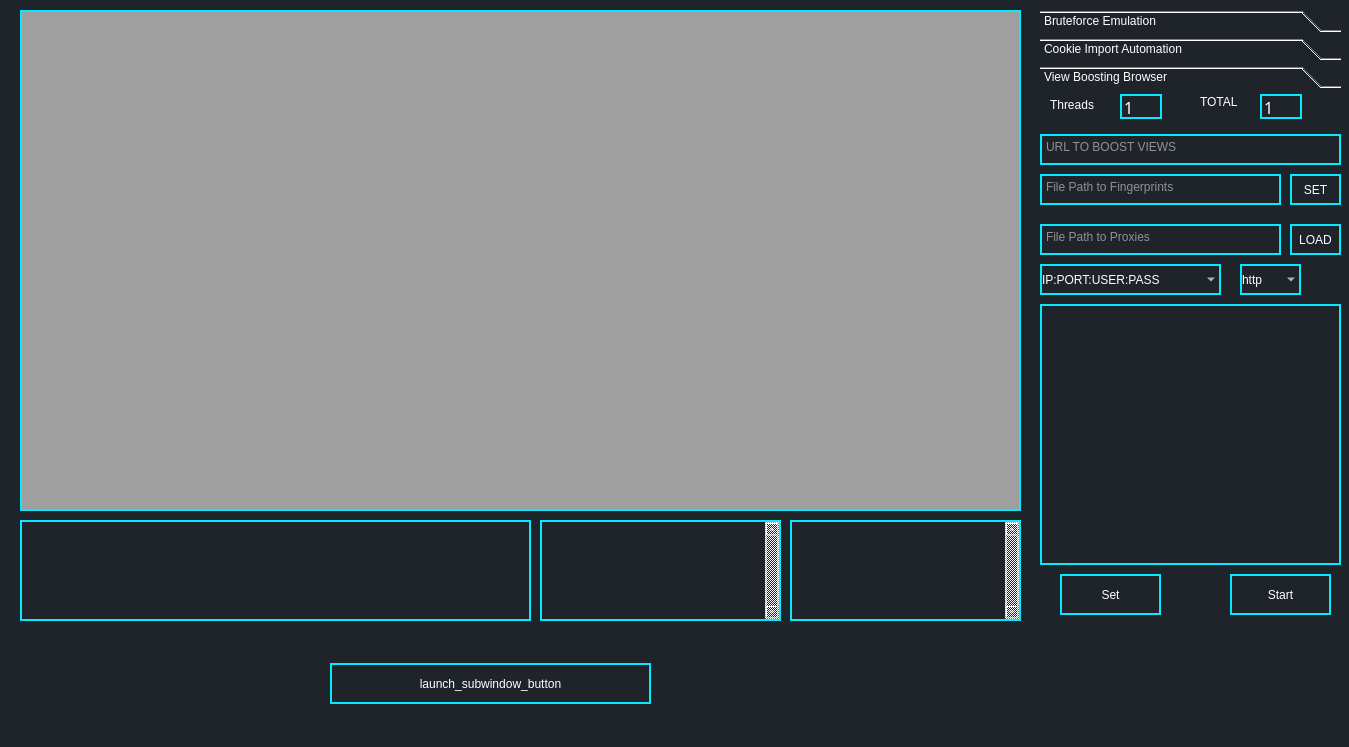
<?xml version="1.0" encoding="UTF-8"?>
<ui version="4.0">
 <class>MainWindow</class>
 <widget class="QMainWindow" name="MainWindow">
  <property name="geometry">
   <rect>
    <x>0</x>
    <y>0</y>
    <width>1349</width>
    <height>747</height>
   </rect>
  </property>
  <property name="windowTitle">
   <string>MainWindow</string>
  </property>
  <property name="styleSheet">
   <string notr="true">*{
	border: none;
	background-color: transparent;
	background: transparent;
	padding: 0;
	margin: 0;
	color: #fff;
}
#centralwidget{
	background-color: #1f232a;
}
#leftMenuSubContainer{
	background-color: #16191d;
}
#leftMenuSubContainer QPushButton{
	text-align: left;
	padding: 5px 10px;
	border-top-left-radius: 10px;
	border-bottom-left-radius: 10px;
}
#centerMenuSubContainer, #rightMenuSubContainer{
	background-color: #2c313c;
}
#frame_4, #frame_8, #popupNotificationSubContainer{
	background-color: #16191d;
	border-radius: 10px;
}
#headerContainer, #footerContainter{
	background-color: #2c313c;
}
</string>
  </property>
  <widget class="QWidget" name="centralwidget">
   <widget class="QFrame" name="browser_frame">
    <property name="geometry">
     <rect>
      <x>20</x>
      <y>10</y>
      <width>1001</width>
      <height>501</height>
     </rect>
    </property>
    <property name="mouseTracking">
     <bool>true</bool>
    </property>
    <property name="tabletTracking">
     <bool>true</bool>
    </property>
    <property name="focusPolicy">
     <enum>Qt::ClickFocus</enum>
    </property>
    <property name="contextMenuPolicy">
     <enum>Qt::CustomContextMenu</enum>
    </property>
    <property name="styleSheet">
     <string notr="true">QWidget {
    border: 2px solid rgb(5, 234, 255);
}</string>
    </property>
    <property name="frameShape">
     <enum>QFrame::StyledPanel</enum>
    </property>
    <property name="frameShadow">
     <enum>QFrame::Raised</enum>
    </property>
    <widget class="QMdiArea" name="mdiArea">
     <property name="geometry">
      <rect>
       <x>0</x>
       <y>0</y>
       <width>1001</width>
       <height>501</height>
      </rect>
     </property>
     <property name="activationOrder">
      <enum>QMdiArea::StackingOrder</enum>
     </property>
     <property name="viewMode">
      <enum>QMdiArea::SubWindowView</enum>
     </property>
     <property name="tabsClosable">
      <bool>true</bool>
     </property>
     <property name="tabsMovable">
      <bool>true</bool>
     </property>
     <property name="tabShape">
      <enum>QTabWidget::Rounded</enum>
     </property>
     <property name="tabPosition">
      <enum>QTabWidget::North</enum>
     </property>
     <widget class="QWidget" name="subwindow">
      <property name="windowTitle">
       <string>Subwindow</string>
      </property>
     </widget>
     <widget class="QWidget" name="subwindow_2">
      <property name="windowTitle">
       <string>Subwindow</string>
      </property>
     </widget>
     <widget class="QWidget" name="subwindow_3">
      <property name="windowTitle">
       <string>Subwindow</string>
      </property>
     </widget>
     <widget class="QWidget" name="subwindow_4">
      <property name="windowTitle">
       <string>Subwindow</string>
      </property>
     </widget>
     <widget class="QWidget" name="subwindow_5">
      <property name="windowTitle">
       <string>Subwindow</string>
      </property>
     </widget>
     <widget class="QWidget" name="subwindow_6">
      <property name="windowTitle">
       <string>Subwindow</string>
      </property>
     </widget>
     <widget class="QWidget" name="subwindow_7">
      <property name="windowTitle">
       <string>Subwindow</string>
      </property>
     </widget>
    </widget>
   </widget>
   <widget class="QFrame" name="console_frame">
    <property name="geometry">
     <rect>
      <x>20</x>
      <y>520</y>
      <width>511</width>
      <height>101</height>
     </rect>
    </property>
    <property name="styleSheet">
     <string notr="true">QWidget {
    border: 2px solid rgb(5, 234, 255);
}</string>
    </property>
    <property name="frameShape">
     <enum>QFrame::StyledPanel</enum>
    </property>
    <property name="frameShadow">
     <enum>QFrame::Raised</enum>
    </property>
   </widget>
   <widget class="BreadcrumbBar" name="BreadcrumbBar" native="true">
    <property name="geometry">
     <rect>
      <x>20</x>
      <y>650</y>
      <width>171</width>
      <height>19</height>
     </rect>
    </property>
   </widget>
   <widget class="QToolBox" name="toolBox">
    <property name="geometry">
     <rect>
      <x>1040</x>
      <y>10</y>
      <width>301</width>
      <height>621</height>
     </rect>
    </property>
    <property name="autoFillBackground">
     <bool>false</bool>
    </property>
    <property name="styleSheet">
     <string notr="true">font: 12pt &quot;HACKED&quot;;</string>
    </property>
    <property name="frameShape">
     <enum>QFrame::WinPanel</enum>
    </property>
    <property name="frameShadow">
     <enum>QFrame::Raised</enum>
    </property>
    <property name="currentIndex">
     <number>2</number>
    </property>
    <widget class="QWidget" name="bruteforce_page">
     <property name="geometry">
      <rect>
       <x>0</x>
       <y>0</y>
       <width>301</width>
       <height>531</height>
      </rect>
     </property>
     <attribute name="label">
      <string>Bruteforce Emulation</string>
     </attribute>
     <widget class="QFrame" name="frame_2">
      <property name="geometry">
       <rect>
        <x>90</x>
        <y>290</y>
        <width>191</width>
        <height>241</height>
       </rect>
      </property>
      <property name="styleSheet">
       <string notr="true">QWidget {
    border: 2px solid rgb(5, 234, 255);
}</string>
      </property>
      <property name="frameShape">
       <enum>QFrame::StyledPanel</enum>
      </property>
      <property name="frameShadow">
       <enum>QFrame::Raised</enum>
      </property>
      <widget class="QTextEdit" name="combolist_text_edit">
       <property name="geometry">
        <rect>
         <x>0</x>
         <y>0</y>
         <width>261</width>
         <height>241</height>
        </rect>
       </property>
      </widget>
     </widget>
     <widget class="QTextEdit" name="password_text_edit">
      <property name="enabled">
       <bool>true</bool>
      </property>
      <property name="geometry">
       <rect>
        <x>0</x>
        <y>100</y>
        <width>181</width>
        <height>31</height>
       </rect>
      </property>
      <property name="styleSheet">
       <string notr="true">QTextEdit {
    border: 2px solid rgb(5, 234, 255);
}</string>
      </property>
      <property name="placeholderText">
       <string>Password Element Value</string>
      </property>
     </widget>
     <widget class="HyperlinkButton" name="start_hyperlink_button">
      <property name="geometry">
       <rect>
        <x>20</x>
        <y>250</y>
        <width>81</width>
        <height>31</height>
       </rect>
      </property>
      <property name="styleSheet">
       <string notr="true">QPushButton {
    background-color: rgb(5, 234, 255);
    color: white;
    border: none;
    padding: 8px 16px;
    font-size: 14px;
    border-radius: 4px;
}

QPushButton:hover {
    background-color: rgb(0, 204, 255);
}

QPushButton:pressed {
    background-color: rgb(0, 153, 204);
}</string>
      </property>
      <property name="text">
       <string>Start</string>
      </property>
     </widget>
     <widget class="QComboBox" name="continue_tool_button">
      <property name="geometry">
       <rect>
        <x>190</x>
        <y>150</y>
        <width>101</width>
        <height>31</height>
       </rect>
      </property>
      <property name="styleSheet">
       <string notr="true"/>
      </property>
      <item>
       <property name="text">
        <string>Element ID</string>
       </property>
      </item>
      <item>
       <property name="text">
        <string>X Path</string>
       </property>
      </item>
      <item>
       <property name="text">
        <string>ID</string>
       </property>
      </item>
      <item>
       <property name="text">
        <string>Class</string>
       </property>
      </item>
     </widget>
     <widget class="QComboBox" name="password_dropdown_tool_button">
      <property name="geometry">
       <rect>
        <x>190</x>
        <y>100</y>
        <width>101</width>
        <height>31</height>
       </rect>
      </property>
      <property name="styleSheet">
       <string notr="true"/>
      </property>
      <item>
       <property name="text">
        <string>Element ID</string>
       </property>
      </item>
      <item>
       <property name="text">
        <string>X Path</string>
       </property>
      </item>
      <item>
       <property name="text">
        <string>ID</string>
       </property>
      </item>
      <item>
       <property name="text">
        <string>Class</string>
       </property>
      </item>
     </widget>
     <widget class="QTextEdit" name="username_text_edit">
      <property name="enabled">
       <bool>true</bool>
      </property>
      <property name="geometry">
       <rect>
        <x>0</x>
        <y>50</y>
        <width>181</width>
        <height>31</height>
       </rect>
      </property>
      <property name="styleSheet">
       <string notr="true">QTextEdit {
    border: 2px solid rgb(5, 234, 255);
}</string>
      </property>
      <property name="placeholderText">
       <string>Username Element Value</string>
      </property>
     </widget>
     <widget class="QTextEdit" name="website_text_edit">
      <property name="geometry">
       <rect>
        <x>0</x>
        <y>0</y>
        <width>181</width>
        <height>31</height>
       </rect>
      </property>
      <property name="styleSheet">
       <string notr="true">QTextEdit {
    border: 2px solid rgb(5, 234, 255);
}</string>
      </property>
      <property name="verticalScrollBarPolicy">
       <enum>Qt::ScrollBarAlwaysOff</enum>
      </property>
      <property name="horizontalScrollBarPolicy">
       <enum>Qt::ScrollBarAlwaysOff</enum>
      </property>
      <property name="lineWrapMode">
       <enum>QTextEdit::NoWrap</enum>
      </property>
      <property name="placeholderText">
       <string>Website URL with HTTPS://</string>
      </property>
     </widget>
     <widget class="QTextEdit" name="continue_text_edit">
      <property name="enabled">
       <bool>true</bool>
      </property>
      <property name="geometry">
       <rect>
        <x>0</x>
        <y>150</y>
        <width>181</width>
        <height>31</height>
       </rect>
      </property>
      <property name="styleSheet">
       <string notr="true">QTextEdit {
    border: 2px solid rgb(5, 234, 255);
}</string>
      </property>
      <property name="placeholderText">
       <string>Continue Button Element Value</string>
      </property>
     </widget>
     <widget class="QTextEdit" name="signin_button_text_edit">
      <property name="enabled">
       <bool>true</bool>
      </property>
      <property name="geometry">
       <rect>
        <x>0</x>
        <y>200</y>
        <width>181</width>
        <height>31</height>
       </rect>
      </property>
      <property name="styleSheet">
       <string notr="true">QTextEdit {
    border: 2px solid rgb(5, 234, 255);
}</string>
      </property>
      <property name="placeholderText">
       <string>Signin Element Value</string>
      </property>
     </widget>
     <widget class="HyperlinkButton" name="save_hyperlink_button">
      <property name="geometry">
       <rect>
        <x>200</x>
        <y>250</y>
        <width>81</width>
        <height>31</height>
       </rect>
      </property>
      <property name="styleSheet">
       <string notr="true">QPushButton {
    background-color: rgb(5, 234, 255);
    color: white;
    border: none;
    padding: 8px 16px;
    font-size: 14px;
    border-radius: 4px;
}

QPushButton:hover {
    background-color: rgb(0, 204, 255);
}

QPushButton:pressed {
    background-color: rgb(0, 153, 204);
}</string>
      </property>
      <property name="text">
       <string>Save</string>
      </property>
     </widget>
     <widget class="QComboBox" name="signin_dropdown_tool_button_2">
      <property name="geometry">
       <rect>
        <x>190</x>
        <y>200</y>
        <width>101</width>
        <height>31</height>
       </rect>
      </property>
      <property name="styleSheet">
       <string notr="true"/>
      </property>
      <item>
       <property name="text">
        <string>Element ID</string>
       </property>
      </item>
      <item>
       <property name="text">
        <string>X Path</string>
       </property>
      </item>
      <item>
       <property name="text">
        <string>ID</string>
       </property>
      </item>
      <item>
       <property name="text">
        <string>Class</string>
       </property>
      </item>
     </widget>
     <widget class="HyperlinkButton" name="stop_hyperlink_button">
      <property name="geometry">
       <rect>
        <x>110</x>
        <y>250</y>
        <width>81</width>
        <height>31</height>
       </rect>
      </property>
      <property name="styleSheet">
       <string notr="true">QPushButton {
    background-color: rgb(5, 234, 255);
    color: white;
    border: none;
    padding: 8px 16px;
    font-size: 14px;
    border-radius: 4px;
}

QPushButton:hover {
    background-color: rgb(0, 204, 255);
}

QPushButton:pressed {
    background-color: rgb(0, 153, 204);
}</string>
      </property>
      <property name="text">
       <string>Stop</string>
      </property>
     </widget>
     <widget class="QComboBox" name="username_dropdown_button">
      <property name="geometry">
       <rect>
        <x>190</x>
        <y>50</y>
        <width>101</width>
        <height>31</height>
       </rect>
      </property>
      <property name="styleSheet">
       <string notr="true"/>
      </property>
      <item>
       <property name="text">
        <string>Element ID</string>
       </property>
      </item>
      <item>
       <property name="text">
        <string>X Path</string>
       </property>
      </item>
      <item>
       <property name="text">
        <string>ID</string>
       </property>
      </item>
      <item>
       <property name="text">
        <string>Class</string>
       </property>
      </item>
     </widget>
     <widget class="QPushButton" name="load_combolist_button">
      <property name="geometry">
       <rect>
        <x>90</x>
        <y>540</y>
        <width>231</width>
        <height>24</height>
       </rect>
      </property>
      <property name="text">
       <string>Load Combo List For Bruteforce</string>
      </property>
     </widget>
     <widget class="QPushButton" name="goto_website_button">
      <property name="geometry">
       <rect>
        <x>190</x>
        <y>0</y>
        <width>80</width>
        <height>24</height>
       </rect>
      </property>
      <property name="styleSheet">
       <string notr="true">border: 2px solid rgb(5, 234, 255);
</string>
      </property>
      <property name="text">
       <string>Go-to Site</string>
      </property>
     </widget>
     <widget class="QSpinBox" name="spinBox">
      <property name="geometry">
       <rect>
        <x>20</x>
        <y>300</y>
        <width>61</width>
        <height>25</height>
       </rect>
      </property>
      <property name="styleSheet">
       <string notr="true">border-color: rgb(0, 255, 0);</string>
      </property>
     </widget>
     <widget class="QSpinBox" name="spinBox_2">
      <property name="geometry">
       <rect>
        <x>20</x>
        <y>330</y>
        <width>61</width>
        <height>25</height>
       </rect>
      </property>
      <property name="styleSheet">
       <string notr="true">border-color: rgb(0, 255, 0);</string>
      </property>
     </widget>
     <widget class="QSpinBox" name="spinBox_3">
      <property name="geometry">
       <rect>
        <x>20</x>
        <y>360</y>
        <width>61</width>
        <height>25</height>
       </rect>
      </property>
      <property name="styleSheet">
       <string notr="true">border-color: rgb(0, 255, 0);</string>
      </property>
     </widget>
    </widget>
    <widget class="QWidget" name="cookie_page">
     <property name="geometry">
      <rect>
       <x>0</x>
       <y>0</y>
       <width>301</width>
       <height>531</height>
      </rect>
     </property>
     <attribute name="label">
      <string>Cookie Import Automation</string>
     </attribute>
     <widget class="QTextEdit" name="cookie_url_text_edit">
      <property name="geometry">
       <rect>
        <x>10</x>
        <y>0</y>
        <width>271</width>
        <height>31</height>
       </rect>
      </property>
      <property name="styleSheet">
       <string notr="true">QWidget {
    border: 2px solid rgb(5, 234, 255);
}</string>
      </property>
      <property name="frameShape">
       <enum>QFrame::Box</enum>
      </property>
      <property name="frameShadow">
       <enum>QFrame::Raised</enum>
      </property>
      <property name="lineWidth">
       <number>6</number>
      </property>
      <property name="placeholderText">
       <string>URL Login</string>
      </property>
     </widget>
     <widget class="EditableComboBox" name="UserAgentComboBox">
      <property name="geometry">
       <rect>
        <x>10</x>
        <y>470</y>
        <width>291</width>
        <height>33</height>
       </rect>
      </property>
      <property name="placeholderText">
       <string>User Agent To Import</string>
      </property>
     </widget>
     <widget class="QFrame" name="cookie_automation_stats_frame">
      <property name="geometry">
       <rect>
        <x>10</x>
        <y>220</y>
        <width>281</width>
        <height>181</height>
       </rect>
      </property>
      <property name="styleSheet">
       <string notr="true">QWidget {
    border: 2px solid rgb(5, 234, 255);
}</string>
      </property>
      <property name="frameShape">
       <enum>QFrame::StyledPanel</enum>
      </property>
      <property name="frameShadow">
       <enum>QFrame::Raised</enum>
      </property>
     </widget>
     <widget class="QPushButton" name="cookie_start_button">
      <property name="geometry">
       <rect>
        <x>110</x>
        <y>530</y>
        <width>75</width>
        <height>31</height>
       </rect>
      </property>
      <property name="styleSheet">
       <string notr="true">QWidget {
    border: 2px solid rgb(5, 234, 255);
}</string>
      </property>
      <property name="text">
       <string>Start</string>
      </property>
     </widget>
    </widget>
    <widget class="QWidget" name="page">
     <attribute name="label">
      <string>View Boosting Browser</string>
     </attribute>
     <widget class="QTextEdit" name="view_boost_url_target_textEdit">
      <property name="geometry">
       <rect>
        <x>0</x>
        <y>40</y>
        <width>301</width>
        <height>31</height>
       </rect>
      </property>
      <property name="autoFillBackground">
       <bool>false</bool>
      </property>
      <property name="styleSheet">
       <string notr="true">    border: 2px solid rgb(5, 234, 255);
font: 10pt &quot;Arial&quot;;</string>
      </property>
      <property name="inputMethodHints">
       <set>Qt::ImhUrlCharactersOnly</set>
      </property>
      <property name="frameShape">
       <enum>QFrame::Box</enum>
      </property>
      <property name="frameShadow">
       <enum>QFrame::Raised</enum>
      </property>
      <property name="lineWidth">
       <number>5</number>
      </property>
      <property name="verticalScrollBarPolicy">
       <enum>Qt::ScrollBarAlwaysOff</enum>
      </property>
      <property name="horizontalScrollBarPolicy">
       <enum>Qt::ScrollBarAlwaysOff</enum>
      </property>
      <property name="placeholderText">
       <string>URL TO BOOST VIEWS</string>
      </property>
     </widget>
     <widget class="QTextEdit" name="view_boost_fingerprint_textedit">
      <property name="geometry">
       <rect>
        <x>0</x>
        <y>80</y>
        <width>241</width>
        <height>31</height>
       </rect>
      </property>
      <property name="styleSheet">
       <string notr="true">    border: 2px solid rgb(5, 234, 255);
font: 10pt &quot;Arial&quot;;</string>
      </property>
      <property name="verticalScrollBarPolicy">
       <enum>Qt::ScrollBarAlwaysOff</enum>
      </property>
      <property name="horizontalScrollBarPolicy">
       <enum>Qt::ScrollBarAlwaysOff</enum>
      </property>
      <property name="placeholderText">
       <string>File Path to Fingerprints</string>
      </property>
     </widget>
     <widget class="QTextEdit" name="view_boost_proxy_file_textedit">
      <property name="geometry">
       <rect>
        <x>0</x>
        <y>130</y>
        <width>241</width>
        <height>31</height>
       </rect>
      </property>
      <property name="styleSheet">
       <string notr="true">    border: 2px solid rgb(5, 234, 255);
font: 10pt &quot;Arial&quot;;</string>
      </property>
      <property name="verticalScrollBarPolicy">
       <enum>Qt::ScrollBarAlwaysOff</enum>
      </property>
      <property name="horizontalScrollBarPolicy">
       <enum>Qt::ScrollBarAlwaysOff</enum>
      </property>
      <property name="placeholderText">
       <string>File Path to Proxies</string>
      </property>
     </widget>
     <widget class="QComboBox" name="view_boost_proxy_type_comboBox">
      <property name="geometry">
       <rect>
        <x>200</x>
        <y>170</y>
        <width>61</width>
        <height>31</height>
       </rect>
      </property>
      <property name="styleSheet">
       <string notr="true">    border: 2px solid rgb(5, 234, 255);
font: 10pt &quot;Arial&quot;;</string>
      </property>
      <item>
       <property name="text">
        <string>http</string>
       </property>
      </item>
      <item>
       <property name="text">
        <string>socks5</string>
       </property>
      </item>
     </widget>
     <widget class="QComboBox" name="view_boost_proxy_format_comboBox">
      <property name="geometry">
       <rect>
        <x>0</x>
        <y>170</y>
        <width>181</width>
        <height>31</height>
       </rect>
      </property>
      <property name="styleSheet">
       <string notr="true">    border: 2px solid rgb(5, 234, 255);
font: 10pt &quot;Arial&quot;;</string>
      </property>
      <item>
       <property name="text">
        <string>IP:PORT:USER:PASS</string>
       </property>
      </item>
      <item>
       <property name="text">
        <string>IP:PORT@USER:PASS</string>
       </property>
      </item>
      <item>
       <property name="text">
        <string>USER:PASS@IP:PORT</string>
       </property>
      </item>
      <item>
       <property name="text">
        <string>USER:PASS:IP:PORT</string>
       </property>
      </item>
     </widget>
     <widget class="QSpinBox" name="view_boost_threads_spinbox">
      <property name="geometry">
       <rect>
        <x>80</x>
        <y>0</y>
        <width>42</width>
        <height>25</height>
       </rect>
      </property>
      <property name="font">
       <font>
        <family>HACKED</family>
        <pointsize>12</pointsize>
        <italic>false</italic>
        <bold>false</bold>
       </font>
      </property>
      <property name="styleSheet">
       <string notr="true">    border: 2px solid rgb(5, 234, 255);
</string>
      </property>
      <property name="minimum">
       <number>1</number>
      </property>
      <property name="maximum">
       <number>100</number>
      </property>
     </widget>
     <widget class="QLabel" name="label">
      <property name="geometry">
       <rect>
        <x>10</x>
        <y>0</y>
        <width>51</width>
        <height>21</height>
       </rect>
      </property>
      <property name="text">
       <string>Threads</string>
      </property>
     </widget>
     <widget class="QPushButton" name="view_boost_start_button">
      <property name="geometry">
       <rect>
        <x>190</x>
        <y>480</y>
        <width>101</width>
        <height>41</height>
       </rect>
      </property>
      <property name="styleSheet">
       <string notr="true">    border: 2px solid rgb(5, 234, 255);
font: 14pt &quot;Arial&quot;;</string>
      </property>
      <property name="text">
       <string>Start</string>
      </property>
     </widget>
     <widget class="QPushButton" name="view_boost_proxy_load_pushButton">
      <property name="geometry">
       <rect>
        <x>250</x>
        <y>130</y>
        <width>51</width>
        <height>31</height>
       </rect>
      </property>
      <property name="styleSheet">
       <string notr="true">    border: 2px solid rgb(5, 234, 255);
font: 10pt &quot;Arial&quot;;</string>
      </property>
      <property name="text">
       <string>LOAD</string>
      </property>
     </widget>
     <widget class="QTextEdit" name="view_boost_console_textedit">
      <property name="geometry">
       <rect>
        <x>0</x>
        <y>210</y>
        <width>301</width>
        <height>261</height>
       </rect>
      </property>
      <property name="styleSheet">
       <string notr="true">    border: 2px solid rgb(5, 234, 255);
font: 10pt &quot;Arial&quot;;</string>
      </property>
     </widget>
     <widget class="QPushButton" name="view_boost_fingerprint_set_button">
      <property name="geometry">
       <rect>
        <x>250</x>
        <y>80</y>
        <width>51</width>
        <height>31</height>
       </rect>
      </property>
      <property name="styleSheet">
       <string notr="true">    border: 2px solid rgb(5, 234, 255);
font: 10pt &quot;Arial&quot;;</string>
      </property>
      <property name="text">
       <string>SET</string>
      </property>
     </widget>
     <widget class="QSpinBox" name="view_boost_target_number_spinbox">
      <property name="geometry">
       <rect>
        <x>220</x>
        <y>0</y>
        <width>42</width>
        <height>25</height>
       </rect>
      </property>
      <property name="font">
       <font>
        <family>HACKED</family>
        <pointsize>12</pointsize>
        <italic>false</italic>
        <bold>false</bold>
       </font>
      </property>
      <property name="styleSheet">
       <string notr="true">    border: 2px solid rgb(5, 234, 255);
</string>
      </property>
      <property name="minimum">
       <number>1</number>
      </property>
      <property name="maximum">
       <number>9999</number>
      </property>
     </widget>
     <widget class="QLabel" name="label_2">
      <property name="geometry">
       <rect>
        <x>160</x>
        <y>0</y>
        <width>49</width>
        <height>16</height>
       </rect>
      </property>
      <property name="text">
       <string>TOTAL</string>
      </property>
     </widget>
     <widget class="QPushButton" name="view_boost_set_button">
      <property name="geometry">
       <rect>
        <x>20</x>
        <y>480</y>
        <width>101</width>
        <height>41</height>
       </rect>
      </property>
      <property name="styleSheet">
       <string notr="true">    border: 2px solid rgb(5, 234, 255);
font: 14pt &quot;Arial&quot;;</string>
      </property>
      <property name="text">
       <string>Set</string>
      </property>
     </widget>
    </widget>
   </widget>
   <widget class="QTextEdit" name="browser_network_stats_text_edit">
    <property name="geometry">
     <rect>
      <x>540</x>
      <y>520</y>
      <width>241</width>
      <height>101</height>
     </rect>
    </property>
    <property name="styleSheet">
     <string notr="true">QWidget {
    border: 2px solid rgb(5, 234, 255);
}
</string>
    </property>
    <property name="frameShadow">
     <enum>QFrame::Raised</enum>
    </property>
    <property name="lineWidth">
     <number>16</number>
    </property>
    <property name="midLineWidth">
     <number>14</number>
    </property>
    <property name="verticalScrollBarPolicy">
     <enum>Qt::ScrollBarAlwaysOn</enum>
    </property>
   </widget>
   <widget class="QTextEdit" name="browser_customized_settings_text_edit">
    <property name="geometry">
     <rect>
      <x>790</x>
      <y>520</y>
      <width>231</width>
      <height>101</height>
     </rect>
    </property>
    <property name="styleSheet">
     <string notr="true">QWidget {
    border: 2px solid rgb(5, 234, 255);
}
</string>
    </property>
    <property name="frameShadow">
     <enum>QFrame::Raised</enum>
    </property>
    <property name="lineWidth">
     <number>16</number>
    </property>
    <property name="midLineWidth">
     <number>14</number>
    </property>
    <property name="verticalScrollBarPolicy">
     <enum>Qt::ScrollBarAlwaysOn</enum>
    </property>
   </widget>
   <widget class="QPushButton" name="launch_subwindow_button">
    <property name="geometry">
     <rect>
      <x>330</x>
      <y>663</y>
      <width>321</width>
      <height>41</height>
     </rect>
    </property>
    <property name="styleSheet">
     <string notr="true">    border: 2px solid rgb(5, 234, 255);
font: 14pt &quot;Arial&quot;;</string>
    </property>
    <property name="text">
     <string>launch_subwindow_button</string>
    </property>
   </widget>
  </widget>
 </widget>
 <customwidgets>
  <customwidget>
   <class>PushButton</class>
   <extends>QPushButton</extends>
   <header>qfluentwidgets</header>
  </customwidget>
  <customwidget>
   <class>HyperlinkButton</class>
   <extends>PushButton</extends>
   <header>qfluentwidgets</header>
  </customwidget>
  <customwidget>
   <class>BreadcrumbBar</class>
   <extends>QWidget</extends>
   <header>qfluentwidgets</header>
  </customwidget>
  <customwidget>
   <class>LineEdit</class>
   <extends>QLineEdit</extends>
   <header>qfluentwidgets</header>
  </customwidget>
  <customwidget>
   <class>EditableComboBox</class>
   <extends>LineEdit</extends>
   <header>qfluentwidgets</header>
  </customwidget>
 </customwidgets>
 <resources>
  <include location="../qfluentwidgets/_rc/resource.qrc"/>
  <include location="resource.qrc"/>
 </resources>
 <connections/>
</ui>
